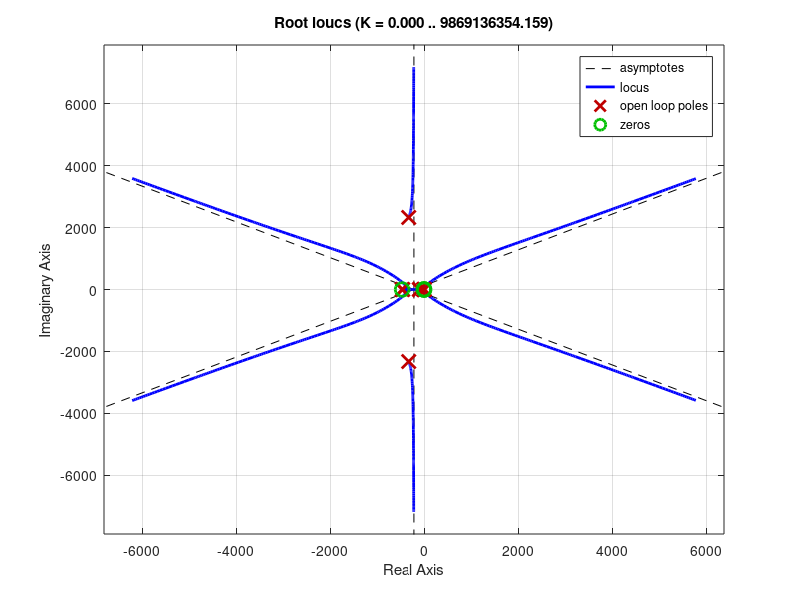
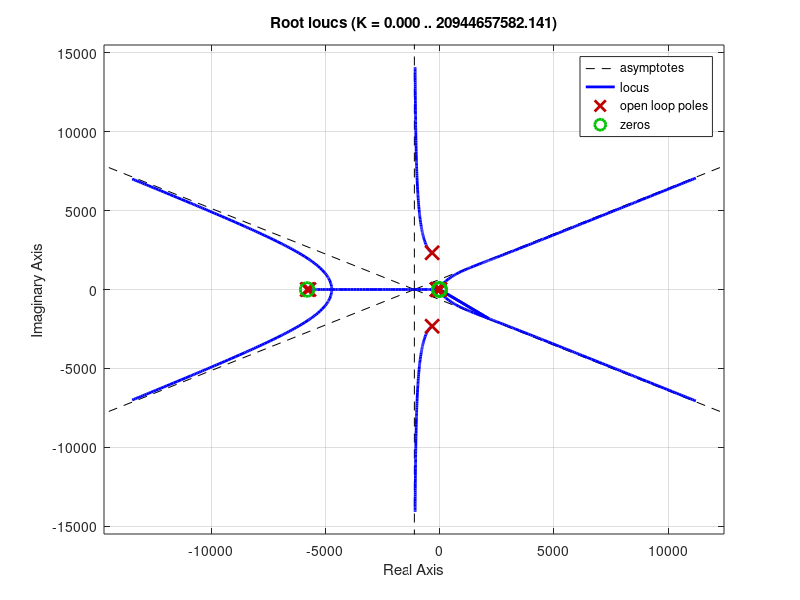

These charts were generated, in order, by the following MATLAB code:
%------------------------------------------------
%   Linear model variables
%------------------------------------------------

% Maxon motor joint 1: 148866

% variables from data sheet 
% Motor 1 (148866):
V_nom = 12;         % [V]
R1 = 0.115;           % [Ohm]
L1 = 0.245e-3;     % [H]
km1 = 16.4e-3;     % [Nm/A]
ka1 = km1;
B = 7e-4;

% Motor 2 (268193):
R2 = 0.2;           % [Ohm]
L2 = 0.0345e-3;     % [H]
km2 = 13.9e-3;     % [Nm/A]
ka2 = km2;

% robot
length = 0.275;
gear1 = 120;
gear2 = 200;    % --> double check

% Calculated values:
J1 = 2.60;            % from solidworks with 1kg load
J2 = 0.50;

% Amplifier transfer function
AmpNum = [2.149e7];
AmpDen = [1 655.7 5.52e6];

s = tf('s');

% Joint 1 PID
K1 = 0.589;
Kp1 = 20.9419;
Ki1 = 1;
Kd1 = 109.6356;

% Joint 2 PID
K2 = 0.0753;
Kp2 = 19.9995;
Ki2 = 1;
Kd2 = 99.9905;

% sampling frequency
CF = 1163;  % [Hz]
N = 100;

% Path input
time = 0:0.001:8;
X = 200*cos(time)+340;
Y = 200*sin(time);




%% Transfer function Joint 1

Amplifier = tf(AmpNum, AmpDen);

% motor and mech gain
Gm1 = km1*gear1* tf(1,[L1 R1])*tf(1,[J1 B]);
Hm1 = gear1*ka1;
Motormech1 = Gm1 / (1+Gm1*Hm1);

% forward path gain G1
G1 = Amplifier*Motormech1*tf(1/s);

% feedback path gain H1
H1 = tf(N/(s+N));

% closed loop transfer function, joint 1
cltf1 = G1/(1+G1*H1);

% bodeplot(cltf1), grid on

[Gm,Pm,Wcg,Wcp] = margin(G1*H1); % gain margin, Phase margin, phase crossing freq, gain crossing freq

% returns the gain margin Gm in absolute units, the phase margin Pm, and 
% the corresponding frequencies Wcg and Wcp, of sys. Wcg is the frequency 
% where the gain margin is measured, which is a –180° phase crossing 
% frequency. Wcp is the frequency where the phase margin is measured, 
% which is a 0-dB gain crossing frequency

z = Wcg / 10;   % Initial zero 1 decade before PXO
p = 2*CF;
Kp1 = 2/z - 1/p;
Ki1 = 1;
Kd1 = 1/z^2 - Kp1/p;

% %New transfer function with PID (Iterate)
% for n=1:10
% PID1 = tf(Kp1 + Ki1/s + Kd1*N*s/(s+N));
% [Gm,Pm,Wcg,Wcp] = margin(PID1*G1*H1);
% z = Wcg / 10   % Initial zero 1 decade before PXO
% p = 2*CF;
% Kp1 = 2/z - 1/p;
% Ki1 = 1;
% Kd1 = 1/z^2 - Kp1/p;
% end

    % -> lowest solution z = 7.8349
z = 7.8349;
Kp1 = 2/z - 1/p;
Ki1 = 1;
Kd1 = 1/z^2 - Kp1/p;

PID1 = tf(Kp1 + Ki1/s + Kd1*N*s/(s+N));
%K1 = 1/abs(freqresp(PID1*G1*H1,z));

figure(1)
clf
rlocus(PID1*G1*H1)
K1 = 39.8;

[Gm,Pm,Wcg,Wcp] = margin(K1*PID1*G1*H1)
% bodeplot(K1*PID1*G1/(1+K1*PID1*G1*H1))

% step response of new closed loop system
%step(K1*PID1*G1/(1+K1*PID1*G1*H1)), grid on



%% Transfer function (Ten step proccess) Joint 2

% motor and mech gain
Gm2 = km2*gear2* tf(1,[L2 R2])*tf(1,[J2 B]);
Hm2 = gear2*ka2;
Motormech2 = Gm2 / (1+Gm2*Hm2);

% forward path gain G1
G2 = Amplifier*Motormech2*tf(1/s);

% feedback path gain H1
H2 = tf(N/(s+N));

% closed loop transfer function, joint 1

[Gm,Pm,Wcg,Wcp] = margin(G2*H2); % gain margin, Phase margin, phase crossing freq, gain crossing freq


z = Wcg / 10;   % Initial zero 1 decade before PXO
p = 2*CF;
Kp2 = 2/z - 1/p;
Ki2 = 1;
Kd2 = 1/z^2 - Kp1/p;

% % New transfer function with PID (Iterate)
% for n=1:10
% PID2 = tf(Kp2 + Ki2/s + Kd2*N*s/(s+N));
% [Gm,Pm,Wcg,Wcp] = margin(PID2*G2*H2);
% z = Wcg / 10   % Initial zero 1 decade before PXO
% p = 2*CF;
% Kp2 = 2/z - 1/p;
% Ki2 = 1;
% Kd2 = 1/z^2 - Kp1/p;
% end

    % -> lowest solution z = 10.3828
z = 10.3828;
Kp2 = 2/z - 1/p;
Ki2 = 1;
Kd2 = 1/z^2 - Kp1/p;

PID2 = tf(Kp2 + Ki2/s + Kd2*N*s/(s+N));
% K2 = 1/abs(freqresp(PID2*G2*H2,z));

figure(2)
clf
rlocus(PID2*G2*H2)
K2 = 0.151;

[Gm,Pm,Wcg,Wcp] = margin(K2*PID2*G2*H2);
% bodeplot(K2*PID2*G2/(1+K2*PID2*G2*H2))

% step response of new closed loop system
% step(K2*PID2*G2/(1+K2*PID2*G2*H2), 4), grid on


